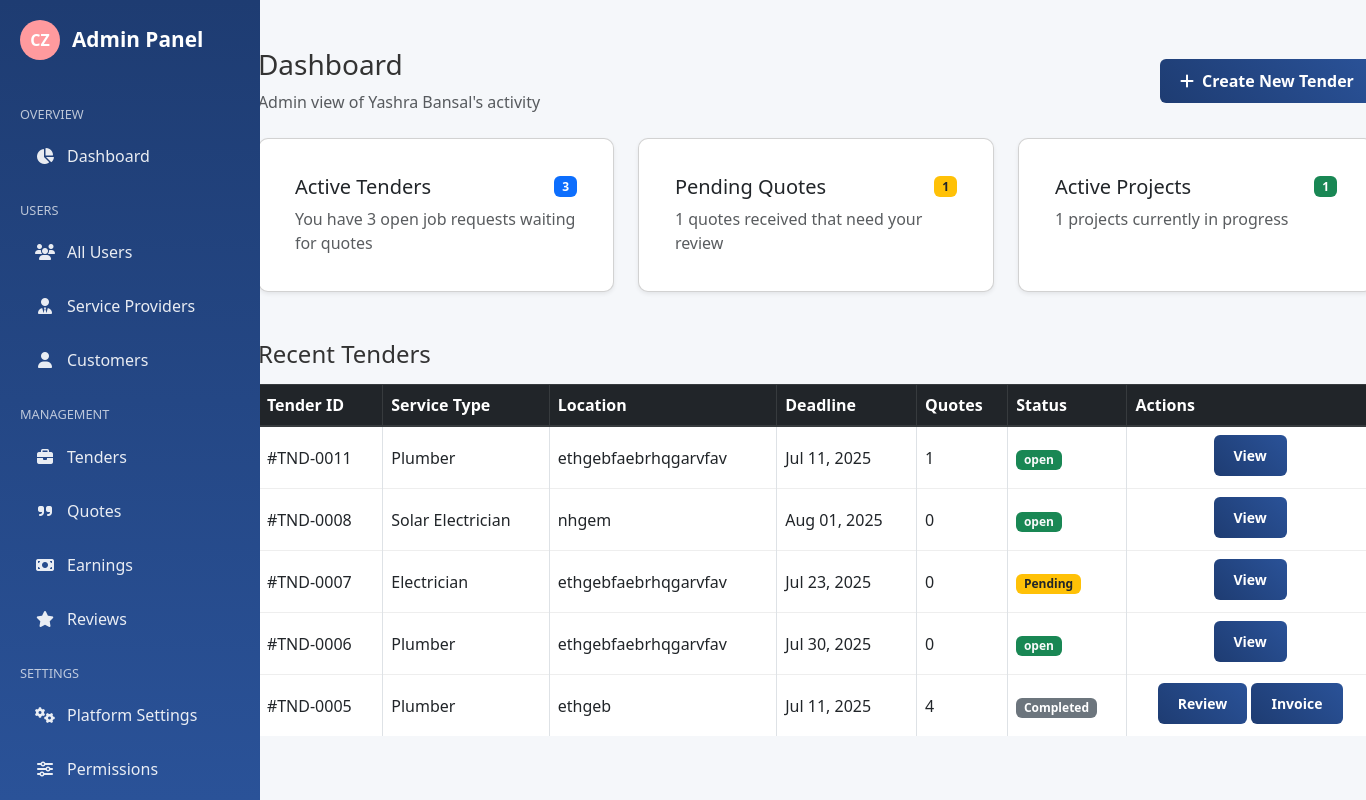
Page /view_customer/6/ (signed in) on the committed database.
### CommissionZeroApp/models.py (models this page shows, shortened)
class Tender(models.Model):
    SERVICE_CATEGORIES = [
        ('electrician', 'Electrician'),
        ('plumber', 'Plumber'),
        ('painter', 'Painter'),
        ('carpenter', 'Carpenter'),
        ('solar', 'Solar Electrician'),
    ]
    URGENCY_CHOICES = [
        ('urgent', 'Urgent (Within 24 hours)'),
        ('soon', 'Soon (Within a week)'),
        ('flexible', 'Flexible (No specific deadline)'),
    ]
    user = models.ForeignKey(User, on_delete=models.CASCADE)
    title = models.CharField(max_length=255)
    description = models.TextField()
    category = models.CharField(max_length=50, choices=SERVICE_CATEGORIES)
    budget = models.PositiveIntegerField(blank=True, null=True)
    urgency = models.CharField(max_length=20, choices=URGENCY_CHOICES)
    address = models.CharField(max_length=255)
    postcode = models.CharField(max_length=10)
    start_date = models.DateField(blank=True, null=True)
    deadline = models.DateField()
    notes = models.TextField(blank=True)
    images = models.ImageField(upload_to='tender_images/', blank=True, null=True)
    status = models.CharField(max_length=20, default='open')
    created_at = models.DateTimeField(auto_now_add=True)

### CommissionZeroApp/views.py (the view)
# urls.py: path('view_customer/<int:user_id>/', views.view_customer_detail, name='view_customer_detail'),
@role_required(['admin'])
@login_required
def view_customer_detail(request, user_id):
    customer = get_object_or_404(User, id=user_id)
    active_tenders_count = Tender.objects.filter(user=customer, status='open').count()
    pending_quotes_count = Quotation.objects.filter(tender__user=customer, status='pending').count()
    active_projects_count = Tender.objects.filter(user=customer, status='ongoing').count()
    tenders = Tender.objects.filter(user=customer).annotate(num_quotes=Count('quotation')).order_by('-created_at')[:5]
    context = {
        'tenders': tenders,
        'active_tenders_count': active_tenders_count,
        'pending_quotes_count': pending_quotes_count,
        'active_projects_count': active_projects_count,
        'customer_user': customer,
    }
    return render(request, 'CommissionZeroApp/admin/view_customer_dashboard.html', context)

### CommissionZeroApp/context_processors.py (called while the page is built)
def provider_avg_rating(request):
    if request.user.is_authenticated and hasattr(request.user, 'role') and request.user.role == 'provider':
        avg_rating = Review.objects.filter(provider=request.user).aggregate(avg=Avg('rating'))['avg']
        return {'avg_rating': round(avg_rating or 0, 1)}
    return {}

### CommissionZeroApp/templates/CommissionZeroApp/admin/view_customer_dashboard.html (shortened to what this page needs)
{% block content %}
{% load static %}
<!DOCTYPE html>
<html lang="en">
<head>
  <link href="https://cdn.jsdelivr.net/npm/bootstrap@5.3.0/dist/css/bootstrap.min.css" rel="stylesheet">
  <link rel="stylesheet" href="{% static 'css/customer/customer_dashboard.css' %}">
  <link rel="stylesheet" href="https://cdnjs.cloudflare.com/ajax/libs/font-awesome/6.4.0/css/all.min.css" />
</head>
<body>
  {% include "sidebar_admin.html" %}
  <div class="container mt-5">
    <div class="d-flex justify-content-between align-items-center mb-4">
      <div>
        <h1 class="h3">Dashboard</h1>
        <p class="text-muted mb-0">Admin view of {{ customer_user.get_full_name|default:customer_user.username }}'s activity</p>
      </div>
      <a href="/tender_creation" class="btn btn-primary">
        <i class="fas fa-plus me-2"></i>Create New Tender
      </a>
    </div>
    <div class="row g-4 mb-5">
      <div class="col-md-4">
        <div class="card shadow-sm h-100">
          <div class="card-body">
            <div class="d-flex justify-content-between align-items-center">
              <h5 class="card-title mb-0">Active Tenders</h5>
              <span class="badge bg-primary">{{ active_tenders_count }}</span>
            </div>
            <p class="card-text text-muted mt-2">You have {{ active_tenders_count }} open job requests waiting for quotes</p>
          </div>
        </div>
      </div>
      <div class="col-md-4">
        <div class="card shadow-sm h-100">
          <div class="card-body">
            <div class="d-flex justify-content-between align-items-center">
              <h5 class="card-title mb-0">Pending Quotes</h5>
              <span class="badge bg-warning text-dark">{{ pending_quotes_count }}</span>
            </div>
            <p class="card-text text-muted mt-2">{{ pending_quotes_count }} quotes received that need your review</p>
          </div>
        </div>
      </div>
      <div class="col-md-4">
        <div class="card shadow-sm h-100">
          <div class="card-body">
            <div class="d-flex justify-content-between align-items-center">
              <h5 class="card-title mb-0">Active Projects</h5>
              <span class="badge bg-success">{{ active_projects_count }}</span>
            </div>
            <p class="card-text text-muted mt-2">{{ active_projects_count }} projects currently in progress</p>
          </div>
        </div>
      </div>
    </div>
    <h4 class="mb-3">Recent Tenders</h4>
    <div class="table-responsive">
      <table class="table table-bordered table-hover align-middle">
        <thead class="table-dark">
          <tr>
            <th scope="col">Tender ID</th>
            <th scope="col">Service Type</th>
            <th scope="col">Location</th>
            <th scope="col">Deadline</th>
            <th scope="col">Quotes</th>
            <th scope="col">Status</th>
            <th scope="col">Actions</th>
          </tr>
        </thead>
        <tbody>
          {% for tender in tenders %}
          <tr>
            <td>#TND-{{ tender.id|stringformat:"04d" }}</td>
            <td>{{ tender.get_category_display }}</td>
            <td>{{ tender.address }}</td>
            <td>{{ tender.deadline|date:"M d, Y" }}</td>
            <td>{{ tender.num_quotes }}</td>
            <td>
              {% if tender.status == 'ongoing' %}
                <span class="badge bg-warning text-dark">Pending</span>
              {% elif tender.status == 'open' %}
                <span class="badge bg-success text-light">open</span>
              {% elif tender.status == 'completed' %}
                <span class="badge bg-secondary">Completed</span>
              {% else %}
                <span class="badge bg-warning text-dark">{{ tender.status|capfirst }}</span>
              {% endif %}
            </td>
            <td class="text-center">
              {% if tender.status == 'pending' %}
                <a href="{% url 'tender_detail_customer' tender.id %}" class="btn btn-sm btn-outline-primary mb-1">View</a>
                <a href="{% url 'edit_tender' tender.id %}" class="btn btn-sm btn-outline-secondary mb-1">Edit</a>
              {% elif tender.status == 'accepted' %}
                <a href="{% url 'tender_detail_customer' tender.id %}" class="btn btn-sm btn-outline-primary mb-1">View</a>
                <a href="{% url 'track_tender' tender.id %}" class="btn btn-sm btn-outline-info mb-1">Track</a>
              {% elif tender.status == 'completed' %}
                <a href="{% url 'submit_review' tender.id %}" class="btn btn-sm btn-outline-success mb-1">Review</a>
                <a href="#" class="btn btn-sm btn-outline-dark mb-1">Invoice</a>
              {% else %}
                <a href="{% url 'tender_detail_customer' tender.id %}" class="btn btn-sm btn-outline-primary mb-1">View</a>
              {% endif %}
            </td>
          </tr>
          {% empty %}
          <tr>
            <td colspan="7" class="text-center text-muted">No tenders found.</td>
          </tr>
          {% endfor %}
        </tbody>
      </table>
    </div>
  </div>
</body>
</html>
{% endblock %}

### static/css/customer/customer_dashboard.css (style rules this page uses)
:root { --primary: #1e3c72; --secondary: #2a5298; --accent: #ff9a9e; --light: #f5f7fa; --dark: #333; --success: #4caf50; --warning: #ffc107; --danger: #f44336; }
* { margin: 0; padding: 0; box-sizing: border-box; font-family: "Segoe UI", Tahoma, Geneva, Verdana, sans-serif; }
body { background-color: #f5f7fa; color: #333; }
.container { margin-left: 18%; }
.btn { display: inline-block; padding: 10px 20px; background: linear-gradient(45deg, var(--primary), var(--secondary)); color: white; border: none; border-radius: 6px; font-weight: 600; cursor: pointer; text-decoration: none; transition: all 0.3s; }
.card { background-color: white; border-radius: 10px; padding: 20px; box-shadow: 0 5px 15px rgba(0, 0, 0, 0.05); }
table { width: 100%; border-collapse: collapse; }
th, td { padding: 15px; text-align: left; }
thead { background-color: var(--light); border-bottom: 2px solid #eee; }
tbody tr { border-bottom: 1px solid #eee; }
tbody tr:last-child { border-bottom: none; }

### static/css/admin/sidebar_admin.css (style rules this page uses)
:root { --primary: #1e3c72; --secondary: #2a5298; --accent: #ff9a9e; --light: #f5f7fa; --sidebar-width: 260px; }

### rows in the picture
Tender: id "0011", category "Plumber", address "ethgebfaebrhqgarvfav", deadline "Jul 11, 2025", num_quotes "1", status "open"
Tender: id "0008", category "Solar Electrician", address "nhgem", deadline "Aug 01, 2025", num_quotes "0", status "open"
Tender: id "0007", category "Electrician", address "ethgebfaebrhqgarvfav", deadline "Jul 23, 2025", num_quotes "0", status "Pending"
Tender: id "0006", category "Plumber", address "ethgebfaebrhqgarvfav", deadline "Jul 30, 2025", num_quotes "0", status "open"
Tender: id "0005", category "Plumber", address "ethgeb", deadline "Jul 11, 2025", num_quotes "4", status "Completed"

### other values in the picture
{{ customer_user.get_full_name|default:customer_user.username }} "Yashra Bansal"
{{ active_tenders_count }} "3"
{{ pending_quotes_count }} "1"
{{ active_projects_count }} "1"
